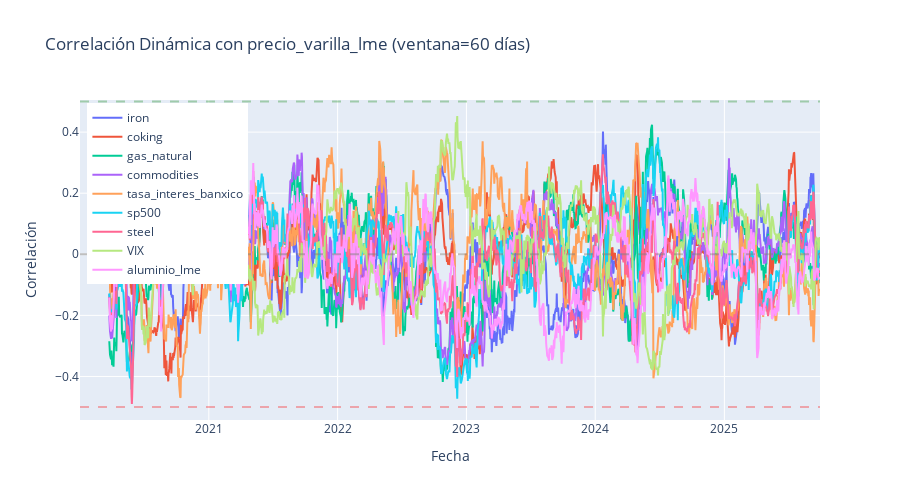

Notebook cell for this chart:
### Code cell
# ========================================
# 13. ANÁLISIS DE CORRELACIÓN DINÁMICA
# ========================================

print("📈 ANÁLISIS DE CORRELACIÓN DINÁMICA\n")
print("="*60)

# Seleccionar variables clave para análisis dinámico
dynamic_vars = [TARGET_VAR]
for var in ['iron', 'coking', 'gas_natural', 'commodities', 'tasa_interes_banxico', 'sp500', 'steel','VIX','aluminio_lme']:
    if var in daily_data.columns:
        dynamic_vars.append(var)

# Calcular correlaciones rolling
window = 60  # 60 días hábiles
rolling_corr = pd.DataFrame(index=daily_data.index)

for var in dynamic_vars[1:]:
    rolling_corr[f'corr_{var}'] = daily_data[TARGET_VAR].rolling(window=window).corr(daily_data[var])

# Visualización
fig = go.Figure()

for col in rolling_corr.columns:
    var_name = col.replace('corr_', '')
    fig.add_trace(go.Scatter(
        x=rolling_corr.index,
        y=rolling_corr[col],
        mode='lines',
        name=var_name,
        line=dict(width=2)
    ))

fig.add_hline(y=0, line_dash="dash", line_color="gray", opacity=0.5)
fig.add_hline(y=0.5, line_dash="dash", line_color="green", opacity=0.3)
fig.add_hline(y=-0.5, line_dash="dash", line_color="red", opacity=0.3)

fig.update_layout(
    title=f'Correlación Dinámica con {TARGET_VAR} (ventana={window} días)',
    xaxis_title='Fecha',
    yaxis_title='Correlación',
    height=500,
    hovermode='x unified',
    showlegend=True,
    legend=dict(yanchor="top", y=0.99, xanchor="left", x=0.01)
)

fig.show()

# Análisis de estabilidad de correlaciones
print("\n📊 Estabilidad de Correlaciones:")
print("="*50)

for col in rolling_corr.columns:
    var_name = col.replace('corr_', '')
    corr_series = rolling_corr[col].dropna()
    
    if len(corr_series) > 0:
        mean_corr = corr_series.mean()
        std_corr = corr_series.std()
        min_corr = corr_series.min()
        max_corr = corr_series.max()
        
        print(f"\n{var_name}:")
        print(f"   Media: {mean_corr:+.3f}")
        print(f"   Std Dev: {std_corr:.3f}")
        print(f"   Rango: [{min_corr:+.3f}, {max_corr:+.3f}]")
        
        if std_corr < 0.15:
            print("   ✅ Correlación ESTABLE")
        elif std_corr < 0.25:
            print("   ⚠️ Correlación MODERADAMENTE ESTABLE")
        else:
            print("   ❌ Correlación INESTABLE")

### Figure 1 — Plotly figure (JSON) as saved in the notebook; plotly's stock layout.template omitted (floating-point values rounded to 4 significant figures; data arrays with more than 128 entries replaced by an {"elided": "..."} marker saying what was removed)
{"data": [{"line": {"width": 2}, "mode": "lines", "name": "iron", "type": "scatter", "x": {"elided": "1498 str values"}, "y": {"elided": "1498 float values"}}, {"line": {"width": 2}, "mode": "lines", "name": "coking", "type": "scatter", "x": {"elided": "1498 str values"}, "y": {"elided": "1498 float values"}}, {"line": {"width": 2}, "mode": "lines", "name": "gas_natural", "type": "scatter", "x": {"elided": "1498 str values"}, "y": {"elided": "1498 float values"}}, {"line": {"width": 2}, "mode": "lines", "name": "commodities", "type": "scatter", "x": {"elided": "1498 str values"}, "y": {"elided": "1498 float values"}}, {"line": {"width": 2}, "mode": "lines", "name": "tasa_interes_banxico", "type": "scatter", "x": {"elided": "1498 str values"}, "y": {"elided": "1498 float values"}}, {"line": {"width": 2}, "mode": "lines", "name": "sp500", "type": "scatter", "x": {"elided": "1498 str values"}, "y": {"elided": "1498 float values"}}, {"line": {"width": 2}, "mode": "lines", "name": "steel", "type": "scatter", "x": {"elided": "1498 str values"}, "y": {"elided": "1498 float values"}}, {"line": {"width": 2}, "mode": "lines", "name": "VIX", "type": "scatter", "x": {"elided": "1498 str values"}, "y": {"elided": "1498 float values"}}, {"line": {"width": 2}, "mode": "lines", "name": "aluminio_lme", "type": "scatter", "x": {"elided": "1498 str values"}, "y": {"elided": "1498 float values"}}], "layout": {"height": 500, "hovermode": "x unified", "legend": {"x": 0.01, "xanchor": "left", "y": 0.99, "yanchor": "top"}, "shapes": [{"line": {"color": "gray", "dash": "dash"}, "opacity": 0.5, "type": "line", "x0": 0, "x1": 1, "xref": "x domain", "y0": 0, "y1": 0, "yref": "y"}, {"line": {"color": "green", "dash": "dash"}, "opacity": 0.3, "type": "line", "x0": 0, "x1": 1, "xref": "x domain", "y0": 0.5, "y1": 0.5, "yref": "y"}, {"line": {"color": "red", "dash": "dash"}, "opacity": 0.3, "type": "line", "x0": 0, "x1": 1, "xref": "x domain", "y0": -0.5, "y1": -0.5, "yref": "y"}], "showlegend": true, "title": {"text": "Correlación Dinámica con precio_varilla_lme (ventana=60 días)"}, "xaxis": {"title": {"text": "Fecha"}}, "yaxis": {"title": {"text": "Correlación"}}}}
